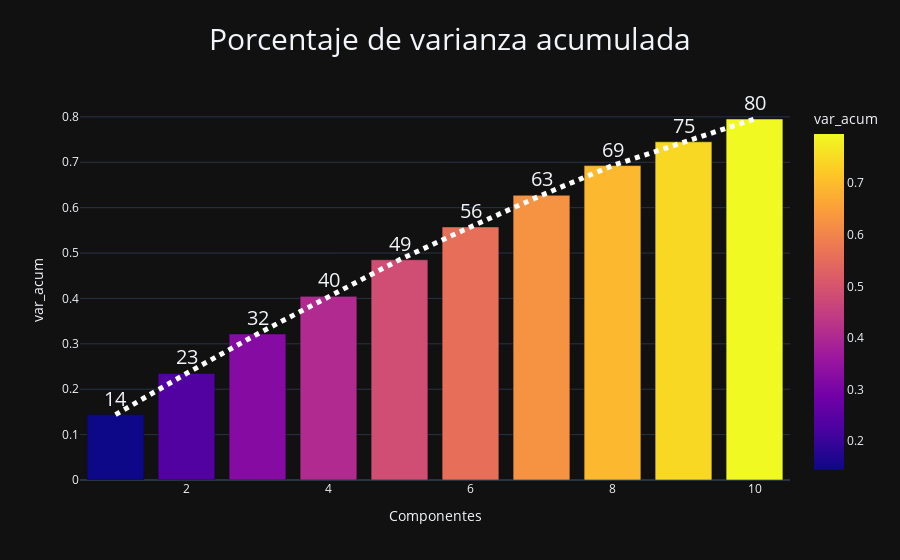

The code cell stored with this chart in its notebook:
### Markdown cell above
#### *En este caso, el primer componente explica el 14% de la varianza observada en los datos. Los siguientes componentes no superan por separado el 10 % de varianza explicada*

### Code cell
import plotly.graph_objects as go

prop_varianza_acum = pca.explained_variance_ratio_.cumsum()

var_acum = pd.DataFrame(
    data=prop_varianza_acum,
    index=[i for i in range(1,len(prop_varianza_acum)+1)],
    columns=['var_acum']
)

fig = px.bar(
    data_frame=var_acum,
    y='var_acum',
    title='Porcentaje de varianza acumulada',
    text=round(var_acum.var_acum * 100,0),
    color='var_acum'
)

fig.update_traces(
    textfont_size=20, 
    textangle=0, 
    textposition="outside", 
    cliponaxis=False
)

fig.update_xaxes(
    title='Componentes'
)

fig.update_layout(
    title_x=0.5,
    title_font_size=30
)

fig.add_trace(
    go.Scatter(
        x=[i for i in range(1,len(prop_varianza_acum)+1)],
        y=prop_varianza_acum,
        mode="lines",
        line=go.scatter.Line(color="white",dash='dot',width=5),
        showlegend=False)
)

fig.show()

print('''

La suma de los primeros 6 componentes superan el 50% de los datos, si utilizamos los {a} componentes obtendriamos mas de un 80% de los datos. 
Sin embargo en nuestro dataset tenemos {b} columnas de las cuales 1 es nuestro target, por ello podemos mencionar que aplicar este algoritmo 
en principio no seria conveniente ya que si 10 componentes explican el 80% de los datos y tenemos {c} columnas, continuaremos usando las mismas.

'''.format(a=len(pca.components_),b=len(dff.columns),c=len(dff.columns)-1))

### Figure 1 — Plotly figure (JSON) as saved in the notebook; plotly's stock layout.template omitted (floating-point values rounded to 4 significant figures)
{"data": [{"alignmentgroup": "True", "cliponaxis": false, "hovertemplate": "index=%{x}<br>var_acum=%{marker.color}<br>text=%{text}<extra></extra>", "legendgroup": "", "marker": {"color": [0.1442, 0.2347, 0.3218, 0.4046, 0.4853, 0.5575, 0.6273, 0.6927, 0.7452, 0.7954], "coloraxis": "coloraxis", "pattern": {"shape": ""}}, "name": "", "offsetgroup": "", "orientation": "v", "showlegend": false, "text": [14, 23, 32, 40, 49, 56, 63, 69, 75, 80], "textangle": 0, "textfont": {"size": 20}, "textposition": "outside", "type": "bar", "x": [1, 2, 3, 4, 5, 6, 7, 8, 9, 10], "xaxis": "x", "y": [0.1442, 0.2347, 0.3218, 0.4046, 0.4853, 0.5575, 0.6273, 0.6927, 0.7452, 0.7954], "yaxis": "y"}, {"line": {"color": "white", "dash": "dot", "width": 5}, "mode": "lines", "showlegend": false, "type": "scatter", "x": [1, 2, 3, 4, 5, 6, 7, 8, 9, 10], "y": [0.1442, 0.2347, 0.3218, 0.4046, 0.4853, 0.5575, 0.6273, 0.6927, 0.7452, 0.7954]}], "layout": {"barmode": "relative", "coloraxis": {"colorbar": {"title": {"text": "var_acum"}}, "colorscale": [[0, "#0d0887"], [0.1111, "#46039f"], [0.2222, "#7201a8"], [0.3333, "#9c179e"], [0.4444, "#bd3786"], [0.5556, "#d8576b"], [0.6667, "#ed7953"], [0.7778, "#fb9f3a"], [0.8889, "#fdca26"], [1, "#f0f921"]]}, "legend": {"tracegroupgap": 0}, "title": {"font": {"size": 30}, "text": "Porcentaje de varianza acumulada", "x": 0.5}, "xaxis": {"anchor": "y", "domain": [0, 1], "title": {"text": "Componentes"}}, "yaxis": {"anchor": "x", "domain": [0, 1], "title": {"text": "var_acum"}}}}
